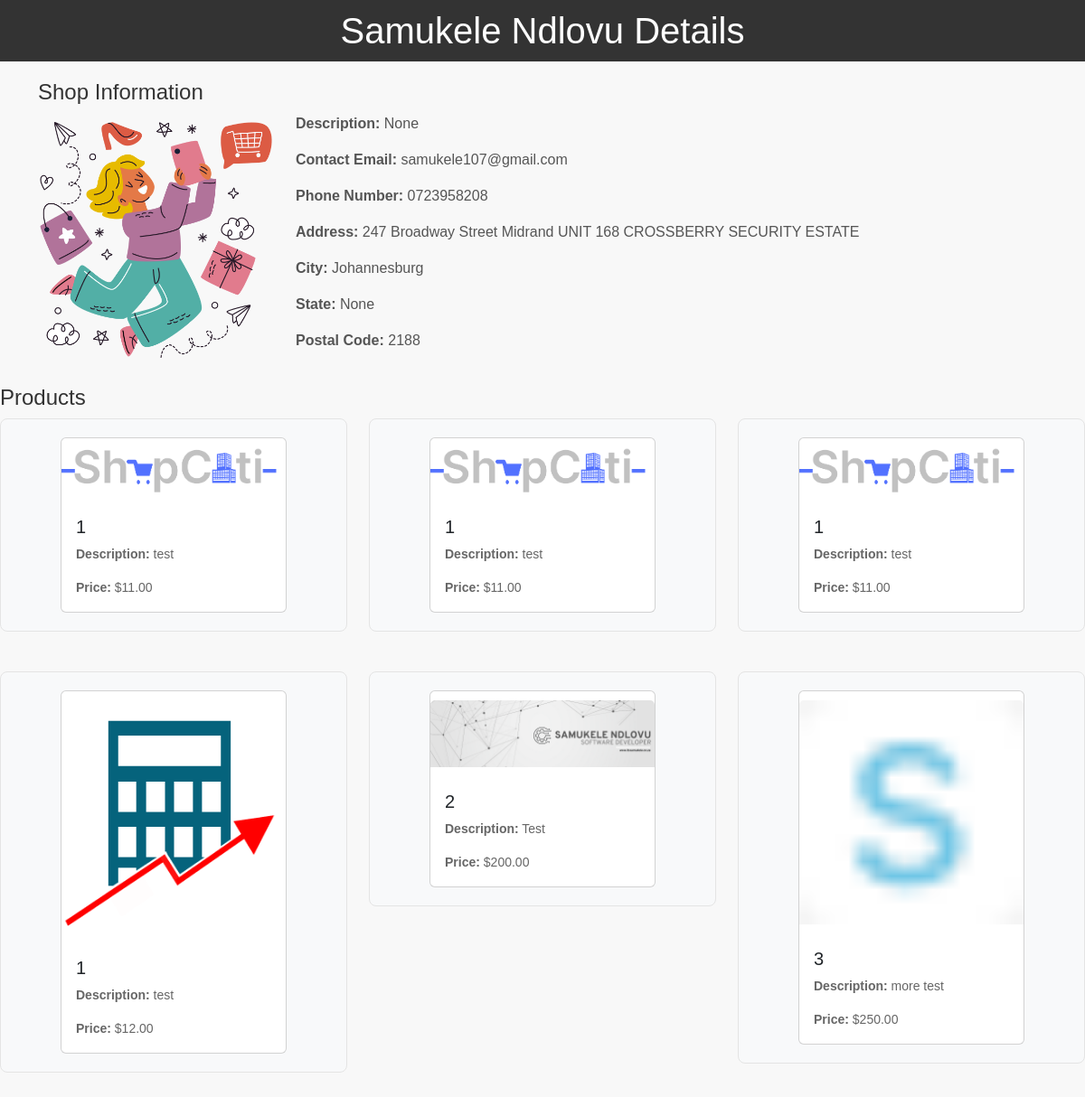
Page /shop/10/ (signed in) on the committed database.
### shopciti_app/models.py (models this page shows, shortened)
class Store(models.Model):
    name = models.CharField(max_length=255)
    description = models.TextField(blank=True, null=True)
    contact_email = models.EmailField(blank=True, null=True)
    phone_number = models.CharField(max_length=20, blank=True, null=True)
    address = models.TextField(blank=True, null=True)
    city = models.CharField(max_length=100, blank=True, null=True)
    state = models.CharField(max_length=100, blank=True, null=True)
    postal_code = models.CharField(max_length=10, blank=True, null=True)
    logo = models.ImageField(upload_to='store_logos/', default='static/img/1.png')
    about = models.TextField(blank=True, null=True)

class Product(models.Model):
    name = models.CharField(max_length=255)
    description = models.TextField()
    price = models.DecimalField(max_digits=10, decimal_places=2)
    image = models.ImageField(upload_to='products/')
    store = models.ForeignKey(Store, on_delete=models.CASCADE, null=True)  # Add this ForeignKey

### shopciti_app/views.py (the view)
# urls.py: path('shop/<int:shop_id>/', views.shop_detail, name='shop_detail'),
@login_required
def shop_detail(request, shop_id):
    shop = get_object_or_404(Store, pk=shop_id)
    products = Product.objects.filter(store=shop)
    return render(request, 'shopciti_app/shop_detail.html', {'shop': shop, 'products': products})

### shopciti_app/templates/shopciti_app/shop_detail.html (shortened to what this page needs)
<!DOCTYPE html>
<html lang="en">
<head>
    <link rel="stylesheet" href="https://cdn.jsdelivr.net/npm/bootstrap@5.3.0/dist/css/bootstrap.min.css">
</head>
<body>
    <h1>{{ shop.name }} Details</h1>
    <div class="container">
        <div class="shop-details">
            <h2>Shop Information</h2>
            <div class="row">
                <div class="col-md-3">
                    <img src="{{ shop.logo.url }}" alt="{{ shop.name }} Logo" class="store-logo">
                </div>
                <div class="col-md-9">
                    <p><strong>Description:</strong> {{ shop.description }}</p>
                    <p><strong>Contact Email:</strong> {{ shop.contact_email }}</p>
                    <p><strong>Phone Number:</strong> {{ shop.phone_number }}</p>
                    <p><strong>Address:</strong> {{ shop.address }}</p>
                    <p><strong>City:</strong> {{ shop.city }}</p>
                    <p><strong>State:</strong> {{ shop.state }}</p>
                    <p><strong>Postal Code:</strong> {{ shop.postal_code }}</p>
                </div>
            </div>
        </div>
    </div>
    <h2>Products</h2>
    <div class="row products-list">
        {% for product in products %}
        <div class="col-md-4 mb-4">
            <div class="shop-item">
                <div class="card">
                    <img src="{{ product.image.url }}" alt="{{ product.name }}" class="card-img-top" width="200">
                    <div class="card-body">
                        <h5 class="card-title">{{ product.name }}</h5>
                        <p class="card-text"><strong>Description:</strong> {{ product.description }}</p>
                        <p class="card-text"><strong>Price:</strong> ${{ product.price }}</p>
                    </div>
                </div>
            </div>
        </div>
        {% endfor %}
    </div>
</body>
</html>

### shopciti_app/templates/shopciti_app/shop_detail.html (style rules this page uses)
body { font-family: Arial, sans-serif; background-color: #f8f8f8; margin: 0; padding: 0; }
h1 { background-color: #333; color: #fff; padding: 10px; text-align: center; }
h2 { margin-top: 20px; font-size: 24px; color: #333; }
p { color: #555; }
img { max-width: 100%; height: auto; display: block; margin: 10px auto; }
.card { max-width: 250px; margin: 0 auto; }
.shop-item { background-color: #f8f9fa; border: 1px solid #e4e4e4; border-radius: 8px; padding: 20px; transition: transform 0.2s ease-in-out; margin-bottom: 20px; }
.shop-item p { font-size: 14px; color: #666; }

### rows in the picture
Store: name "Samukele Ndlovu", logo (picture), description "None", contact_email "samukele107@gmail.com", phone_number "0723958208", address "247 Broadway Street Midrand UNIT 168 CROSSBERRY SECURITY ESTATE", city "Johannesburg", state "None", postal_code "2188"
Product: image (picture), name "1", description "test", price "11.00"
Product: image (picture), name "1", description "test", price "11.00"
Product: image (picture), name "1", description "test", price "11.00"
Product: image (picture), name "1", description "test", price "12.00"
Product: image (picture), name "2", description "Test", price "200.00"
Product: image (picture), name "3", description "more test", price "250.00"
